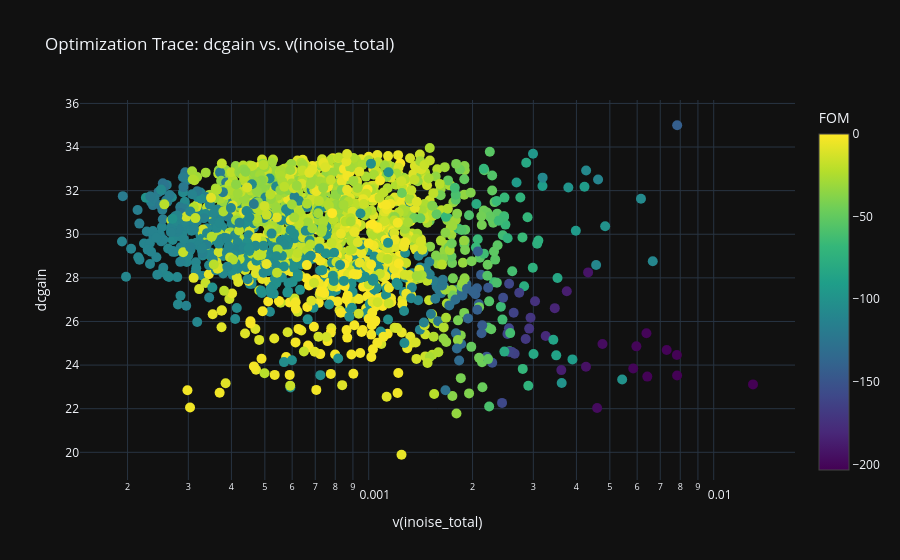

Write notebook code for a chart like this one.
### Code cell
viz.plot_optimization_trace(metric_x="v(inoise_total)", metric_y="dcgain", show=True, log_x=True, log_y=False)

### Figure 1 — Plotly figure (JSON) as saved in the notebook; plotly's stock layout.template omitted (floating-point values rounded to 4 significant figures; data arrays with more than 128 entries replaced by an {"elided": "..."} marker saying what was removed)
{"data": [{"marker": {"color": {"elided": "2000 float values"}, "colorbar": {"title": {"text": "FOM"}}, "colorscale": [[0, "#440154"], [0.1111, "#482878"], [0.2222, "#3e4989"], [0.3333, "#31688e"], [0.4444, "#26828e"], [0.5556, "#1f9e89"], [0.6667, "#35b779"], [0.7778, "#6ece58"], [0.8889, "#b5de2b"], [1, "#fde725"]], "showscale": true, "size": 10}, "mode": "markers", "name": "Optimization Trace", "type": "scatter", "x": {"elided": "2000 float values"}, "y": {"elided": "2000 float values"}}], "layout": {"showlegend": false, "title": {"text": "Optimization Trace: dcgain vs. v(inoise_total)"}, "xaxis": {"title": {"text": "v(inoise_total)"}, "type": "log"}, "yaxis": {"title": {"text": "dcgain"}, "type": "linear"}}}
